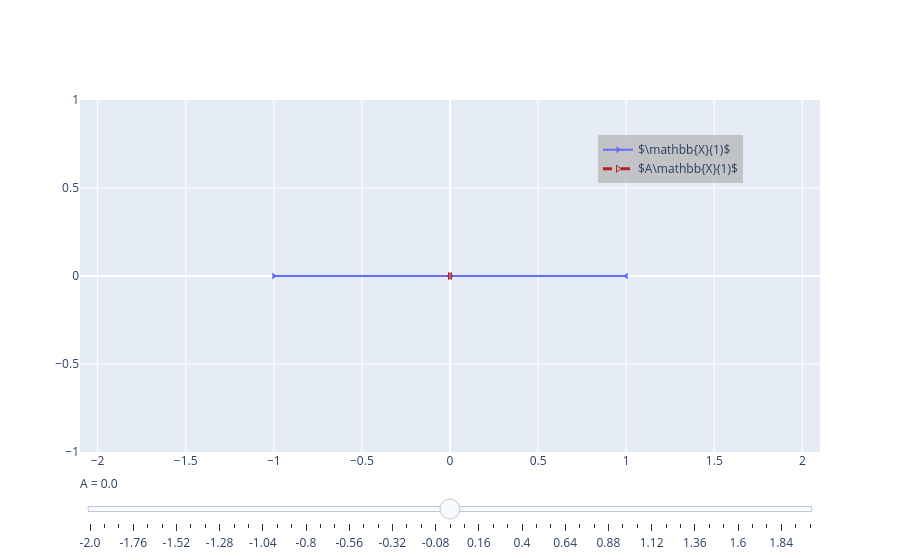

Notebook code for this chart:
### Markdown cell above
## To where can the disturbance push our states?

This section contains the heart of this interactive tutorial.
We will explain the main concepts on how to derive the sets $\mathbb{X}(k)$ and illustrate the intuition behind them with a scalar system. 
In a scalar system the state $x(k)$ is respresented by a real number and $A$ is not a matrix anymore but also a real number. 
Furthermore, we consider a disturbance that can take any value between -1 and 1. Mathematically, we write this as $d(k)\in \mathbb{D}=[-1,1]$ for all values of $k$.
For the sake of simplicity, we also assume that at time step 0, the system state is at 0, which means $x(0)=0$.

### What values can $x(k)$ have in each time step?
To determine the sets $\mathbb{X}(k)$, we will iterate through the dynamic equations and aim to find a pattern for the sets $\mathbb{X}(k)$.
Using the dynamical equation, we determine that
$$x(1) = A x(0) + d(0) = d(0).$$
Since we do not know the value of the disturbance at time step $0$, $d(0)$, the best guess that we can make is that the state of the system could have any value in the set $\mathbb{D}$, that is, $\mathbb{X}(1)=\mathbb{D}$. 
For our scalar system example this meamns $x(1)\in[-1,1]$.

Let us evolve the system further and look at the second time step
$$ x(2) = A x(1) + d(1).$$
This gets a bit trickier now because we know neither the value of $x(1)$ nor the value of $d(1)$.
But we know that $x(1) \in \mathbb{X}(1)=\mathbb{D}$, such that we start with determining the potential values of $Ax(1)$, which means that we want to determine the set $A\mathbb{X}(1)$.
The set is $A\mathbb{X}(1)$ is defined as all the values in $\mathbb{X}(1)$ multiplied by $A$, which can be stated as
$$ A\mathbb{X}(1) = \lbrace Ax\ |\ x\in\mathbb{X}(1) \rbrace. $$
In our scalar example $X(1)$ is an interval, such that $A\mathbb{X}(1)$ is an interval that contains all values of $\mathbb{X}(1)$ multiplied by $A$.
Note that if $A<0$, we get $A\mathbb{X}(1)=[A, -A]$, which we can rewrite as $A\mathbb{X}(1)=[-|A|, |A|]$.
Therefore, $A\mathbb{X}(1)=[-|A|,|A|],$ where we use the absolute value of $|A|$ to write the lower bound with a minus sign in front.

In the figure below, you can see how $Ax(1)$ changes for different values of $A$.

### Code cell
slider_values = np.linspace(-2,2,51)

interval_dict = {}

org_interval = [-1, 1]
t_init = 0.0

steps = []
for value in slider_values:
    value_rounded = np.round(value,2)
    new_interval_fun = lambda x: sorted([x*i for i in org_interval])
    
    interval_dict[value_rounded] = new_interval_fun(value_rounded)
    
    step = dict(
        method="update",
        label=str(value_rounded),
        args=[
            {
                "x": [org_interval, interval_dict[value_rounded]],
                "y": [[0,0], [0,0]]
            }
        ]
    )
    steps.append(step)

sliders = [dict(
    active=np.argwhere(slider_values==t_init).item(),
    steps=steps,
    currentvalue={"prefix": r"A = "}
)]

fig1 = go.Figure(data=[
    go.Scatter(y=[0,0],
        x=org_interval, 
        mode="markers+lines",
        marker_symbol=[["triangle-left", "triangle-right"][item<0] for item in org_interval], name = r'$\mathbb{X}(1)$'),
    go.Scatter(x=interval_dict[t_init], y=[0,0], mode="markers+lines", marker_symbol=[["triangle-left-open", "triangle-right-open"][item<0] for item in org_interval], line = dict(color='firebrick', width=3, dash='dash'), name = r'$A\mathbb{X}(1)$'),
])

# Initial annotation (for t_init)
fig1.update_layout(
    sliders=sliders,
    showlegend=True,
    legend=dict(
                x=.7,  # value must be between 0 to 1.
                y=0.9,   # value must be between 0 to 1.
                traceorder="normal",
                bgcolor = 'rgba(0.7,0.7,0.7,0.7)'
                )
)

fig1.update_xaxes(range=[-2.1,2.1])

HTML(fig1.to_html(include_plotlyjs="cdn", full_html=False, div_id="fig1"))

### Figure 1 — Plotly figure (JSON) as saved in the notebook; plotly's stock layout.template omitted (floating-point values rounded to 4 significant figures)
{"data": [{"marker": {"symbol": ["triangle-right", "triangle-left"]}, "mode": "markers+lines", "name": "$\\mathbb{X}(1)$", "type": "scatter", "x": [-1, 1], "y": [0, 0]}, {"line": {"color": "firebrick", "dash": "dash", "width": 3}, "marker": {"symbol": ["triangle-right-open", "triangle-left-open"]}, "mode": "markers+lines", "name": "$A\\mathbb{X}(1)$", "type": "scatter", "x": [0, 0], "y": [0, 0]}], "layout": {"legend": {"bgcolor": "rgba(0.7,0.7,0.7,0.7)", "traceorder": "normal", "x": 0.7, "y": 0.9}, "showlegend": true, "sliders": [{"active": 25, "currentvalue": {"prefix": "A = "}, "steps": [{"args": [{"x": [[-1, 1], [-2, 2]], "y": [[0, 0], [0, 0]]}], "label": "-2.0", "method": "update"}, {"args": [{"x": [[-1, 1], [-1.92, 1.92]], "y": [[0, 0], [0, 0]]}], "label": "-1.92", "method": "update"}, {"args": [{"x": [[-1, 1], [-1.84, 1.84]], "y": [[0, 0], [0, 0]]}], "label": "-1.84", "method": "update"}, {"args": [{"x": [[-1, 1], [-1.76, 1.76]], "y": [[0, 0], [0, 0]]}], "label": "-1.76", "method": "update"}, {"args": [{"x": [[-1, 1], [-1.68, 1.68]], "y": [[0, 0], [0, 0]]}], "label": "-1.68", "method": "update"}, {"args": [{"x": [[-1, 1], [-1.6, 1.6]], "y": [[0, 0], [0, 0]]}], "label": "-1.6", "method": "update"}, {"args": [{"x": [[-1, 1], [-1.52, 1.52]], "y": [[0, 0], [0, 0]]}], "label": "-1.52", "method": "update"}, {"args": [{"x": [[-1, 1], [-1.44, 1.44]], "y": [[0, 0], [0, 0]]}], "label": "-1.44", "method": "update"}, {"args": [{"x": [[-1, 1], [-1.36, 1.36]], "y": [[0, 0], [0, 0]]}], "label": "-1.36", "method": "update"}, {"args": [{"x": [[-1, 1], [-1.28, 1.28]], "y": [[0, 0], [0, 0]]}], "label": "-1.28", "method": "update"}, {"args": [{"x": [[-1, 1], [-1.2, 1.2]], "y": [[0, 0], [0, 0]]}], "label": "-1.2", "method": "update"}, {"args": [{"x": [[-1, 1], [-1.12, 1.12]], "y": [[0, 0], [0, 0]]}], "label": "-1.12", "method": "update"}, {"args": [{"x": [[-1, 1], [-1.04, 1.04]], "y": [[0, 0], [0, 0]]}], "label": "-1.04", "method": "update"}, {"args": [{"x": [[-1, 1], [-0.96, 0.96]], "y": [[0, 0], [0, 0]]}], "label": "-0.96", "method": "update"}, {"args": [{"x": [[-1, 1], [-0.88, 0.88]], "y": [[0, 0], [0, 0]]}], "label": "-0.88", "method": "update"}, {"args": [{"x": [[-1, 1], [-0.8, 0.8]], "y": [[0, 0], [0, 0]]}], "label": "-0.8", "method": "update"}, {"args": [{"x": [[-1, 1], [-0.72, 0.72]], "y": [[0, 0], [0, 0]]}], "label": "-0.72", "method": "update"}, {"args": [{"x": [[-1, 1], [-0.64, 0.64]], "y": [[0, 0], [0, 0]]}], "label": "-0.64", "method": "update"}, {"args": [{"x": [[-1, 1], [-0.56, 0.56]], "y": [[0, 0], [0, 0]]}], "label": "-0.56", "method": "update"}, {"args": [{"x": [[-1, 1], [-0.48, 0.48]], "y": [[0, 0], [0, 0]]}], "label": "-0.48", "method": "update"}, {"args": [{"x": [[-1, 1], [-0.4, 0.4]], "y": [[0, 0], [0, 0]]}], "label": "-0.4", "method": "update"}, {"args": [{"x": [[-1, 1], [-0.32, 0.32]], "y": [[0, 0], [0, 0]]}], "label": "-0.32", "method": "update"}, {"args": [{"x": [[-1, 1], [-0.24, 0.24]], "y": [[0, 0], [0, 0]]}], "label": "-0.24", "method": "update"}, {"args": [{"x": [[-1, 1], [-0.16, 0.16]], "y": [[0, 0], [0, 0]]}], "label": "-0.16", "method": "update"}, {"args": [{"x": [[-1, 1], [-0.08, 0.08]], "y": [[0, 0], [0, 0]]}], "label": "-0.08", "method": "update"}, {"args": [{"x": [[-1, 1], [0, 0]], "y": [[0, 0], [0, 0]]}], "label": "0.0", "method": "update"}, {"args": [{"x": [[-1, 1], [-0.08, 0.08]], "y": [[0, 0], [0, 0]]}], "label": "0.08", "method": "update"}, {"args": [{"x": [[-1, 1], [-0.16, 0.16]], "y": [[0, 0], [0, 0]]}], "label": "0.16", "method": "update"}, {"args": [{"x": [[-1, 1], [-0.24, 0.24]], "y": [[0, 0], [0, 0]]}], "label": "0.24", "method": "update"}, {"args": [{"x": [[-1, 1], [-0.32, 0.32]], "y": [[0, 0], [0, 0]]}], "label": "0.32", "method": "update"}, {"args": [{"x": [[-1, 1], [-0.4, 0.4]], "y": [[0, 0], [0, 0]]}], "label": "0.4", "method": "update"}, {"args": [{"x": [[-1, 1], [-0.48, 0.48]], "y": [[0, 0], [0, 0]]}], "label": "0.48", "method": "update"}, {"args": [{"x": [[-1, 1], [-0.56, 0.56]], "y": [[0, 0], [0, 0]]}], "label": "0.56", "method": "update"}, {"args": [{"x": [[-1, 1], [-0.64, 0.64]], "y": [[0, 0], [0, 0]]}], "label": "0.64", "method": "update"}, {"args": [{"x": [[-1, 1], [-0.72, 0.72]], "y": [[0, 0], [0, 0]]}], "label": "0.72", "method": "update"}, {"args": [{"x": [[-1, 1], [-0.8, 0.8]], "y": [[0, 0], [0, 0]]}], "label": "0.8", "method": "update"}, {"args": [{"x": [[-1, 1], [-0.88, 0.88]], "y": [[0, 0], [0, 0]]}], "label": "0.88", "method": "update"}, {"args": [{"x": [[-1, 1], [-0.96, 0.96]], "y": [[0, 0], [0, 0]]}], "label": "0.96", "method": "update"}, {"args": [{"x": [[-1, 1], [-1.04, 1.04]], "y": [[0, 0], [0, 0]]}], "label": "1.04", "method": "update"}, {"args": [{"x": [[-1, 1], [-1.12, 1.12]], "y": [[0, 0], [0, 0]]}], "label": "1.12", "method": "update"}, {"args": [{"x": [[-1, 1], [-1.2, 1.2]], "y": [[0, 0], [0, 0]]}], "label": "1.2", "method": "update"}, {"args": [{"x": [[-1, 1], [-1.28, 1.28]], "y": [[0, 0], [0, 0]]}], "label": "1.28", "method": "update"}, {"args": [{"x": [[-1, 1], [-1.36, 1.36]], "y": [[0, 0], [0, 0]]}], "label": "1.36", "method": "update"}, {"args": [{"x": [[-1, 1], [-1.44, 1.44]], "y": [[0, 0], [0, 0]]}], "label": "1.44", "method": "update"}, {"args": [{"x": [[-1, 1], [-1.52, 1.52]], "y": [[0, 0], [0, 0]]}], "label": "1.52", "method": "update"}, {"args": [{"x": [[-1, 1], [-1.6, 1.6]], "y": [[0, 0], [0, 0]]}], "label": "1.6", "method": "update"}, {"args": [{"x": [[-1, 1], [-1.68, 1.68]], "y": [[0, 0], [0, 0]]}], "label": "1.68", "method": "update"}, {"args": [{"x": [[-1, 1], [-1.76, 1.76]], "y": [[0, 0], [0, 0]]}], "label": "1.76", "method": "update"}, {"args": [{"x": [[-1, 1], [-1.84, 1.84]], "y": [[0, 0], [0, 0]]}], "label": "1.84", "method": "update"}, {"args": [{"x": [[-1, 1], [-1.92, 1.92]], "y": [[0, 0], [0, 0]]}], "label": "1.92", "method": "update"}, {"args": [{"x": [[-1, 1], [-2, 2]], "y": [[0, 0], [0, 0]]}], "label": "2.0", "method": "update"}]}], "xaxis": {"range": [-2.1, 2.1]}}}
